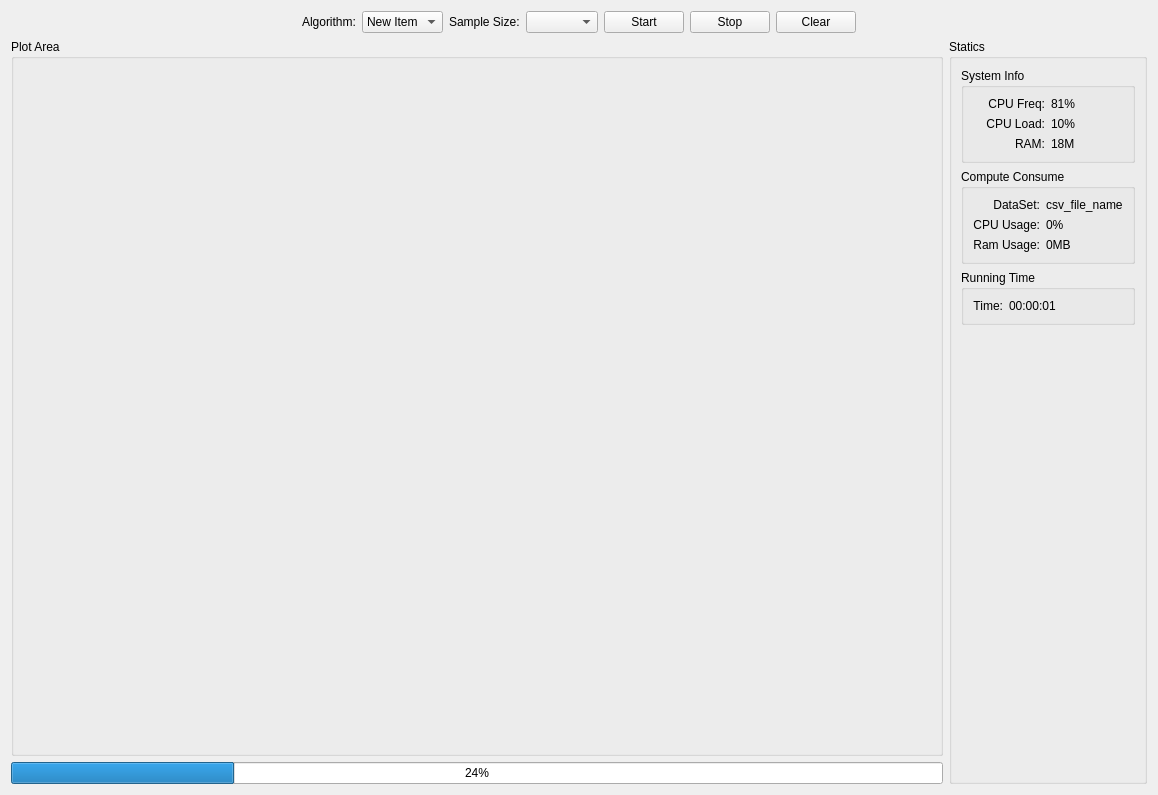
<?xml version="1.0" encoding="UTF-8"?>
<ui version="4.0">
 <class>Form</class>
 <widget class="QWidget" name="Form">
  <property name="geometry">
   <rect>
    <x>0</x>
    <y>0</y>
    <width>1158</width>
    <height>795</height>
   </rect>
  </property>
  <property name="windowTitle">
   <string>Form</string>
  </property>
  <layout class="QGridLayout" name="gridLayout_3">
   <item row="0" column="0">
    <layout class="QVBoxLayout" name="verticalLayout_3">
     <item>
      <layout class="QHBoxLayout" name="horizontalLayout_2">
       <item>
        <spacer name="horizontalSpacer_1">
         <property name="orientation">
          <enum>Qt::Horizontal</enum>
         </property>
         <property name="sizeHint" stdset="0">
          <size>
           <width>40</width>
           <height>20</height>
          </size>
         </property>
        </spacer>
       </item>
       <item>
        <widget class="QLabel" name="label_7">
         <property name="text">
          <string>Algorithm:</string>
         </property>
        </widget>
       </item>
       <item>
        <widget class="QComboBox" name="comb_algorithm">
         <item>
          <property name="text">
           <string>New Item</string>
          </property>
         </item>
         <item>
          <property name="text">
           <string>New Item</string>
          </property>
         </item>
         <item>
          <property name="text">
           <string>New Item</string>
          </property>
         </item>
        </widget>
       </item>
       <item>
        <widget class="QLabel" name="label_9">
         <property name="text">
          <string>Sample Size:</string>
         </property>
        </widget>
       </item>
       <item>
        <widget class="QComboBox" name="comb_size"/>
       </item>
       <item>
        <widget class="QPushButton" name="btn_start">
         <property name="text">
          <string>Start</string>
         </property>
        </widget>
       </item>
       <item>
        <widget class="QPushButton" name="btn_stop">
         <property name="text">
          <string>Stop</string>
         </property>
        </widget>
       </item>
       <item>
        <widget class="QPushButton" name="btn_clrear">
         <property name="text">
          <string>Clear</string>
         </property>
        </widget>
       </item>
       <item>
        <spacer name="horizontalSpacer_2">
         <property name="orientation">
          <enum>Qt::Horizontal</enum>
         </property>
         <property name="sizeHint" stdset="0">
          <size>
           <width>40</width>
           <height>20</height>
          </size>
         </property>
        </spacer>
       </item>
      </layout>
     </item>
     <item>
      <layout class="QHBoxLayout" name="horizontalLayout" stretch="1,0">
       <item>
        <layout class="QVBoxLayout" name="verticalLayout" stretch="0,1">
         <item>
          <widget class="QGroupBox" name="group_box_firgure">
           <property name="title">
            <string>Plot Area</string>
           </property>
          </widget>
         </item>
         <item>
          <widget class="QProgressBar" name="progress_bar">
           <property name="value">
            <number>24</number>
           </property>
           <property name="textVisible">
            <bool>true</bool>
           </property>
           <property name="orientation">
            <enum>Qt::Horizontal</enum>
           </property>
           <property name="invertedAppearance">
            <bool>false</bool>
           </property>
           <property name="textDirection">
            <enum>QProgressBar::TopToBottom</enum>
           </property>
           <property name="format">
            <string>%p%</string>
           </property>
          </widget>
         </item>
        </layout>
       </item>
       <item>
        <widget class="QGroupBox" name="group_box_info">
         <property name="title">
          <string>Statics</string>
         </property>
         <layout class="QGridLayout" name="gridLayout_2">
          <item row="1" column="0">
           <layout class="QVBoxLayout" name="verticalLayout_2">
            <item>
             <widget class="QGroupBox" name="group_box_cpu">
              <property name="title">
               <string>Compute Consume</string>
              </property>
              <layout class="QGridLayout" name="gridLayout_7">
               <item row="0" column="0">
                <layout class="QGridLayout" name="gridLayout_6" columnstretch="0,1">
                 <item row="0" column="0">
                  <widget class="QLabel" name="label_4">
                   <property name="text">
                    <string>DataSet:</string>
                   </property>
                   <property name="alignment">
                    <set>Qt::AlignRight|Qt::AlignTrailing|Qt::AlignVCenter</set>
                   </property>
                  </widget>
                 </item>
                 <item row="1" column="1">
                  <widget class="QLabel" name="label_my_cpu">
                   <property name="text">
                    <string>0%</string>
                   </property>
                  </widget>
                 </item>
                 <item row="1" column="0">
                  <widget class="QLabel" name="label_6">
                   <property name="text">
                    <string>CPU Usage:</string>
                   </property>
                   <property name="alignment">
                    <set>Qt::AlignRight|Qt::AlignTrailing|Qt::AlignVCenter</set>
                   </property>
                  </widget>
                 </item>
                 <item row="0" column="1">
                  <widget class="QLabel" name="label_dataset_name">
                   <property name="text">
                    <string>csv_file_name</string>
                   </property>
                   <property name="wordWrap">
                    <bool>true</bool>
                   </property>
                  </widget>
                 </item>
                 <item row="2" column="0">
                  <widget class="QLabel" name="label_8">
                   <property name="text">
                    <string>Ram Usage:</string>
                   </property>
                   <property name="alignment">
                    <set>Qt::AlignRight|Qt::AlignTrailing|Qt::AlignVCenter</set>
                   </property>
                  </widget>
                 </item>
                 <item row="2" column="1">
                  <widget class="QLabel" name="label_my_ram">
                   <property name="text">
                    <string>0MB</string>
                   </property>
                  </widget>
                 </item>
                </layout>
               </item>
              </layout>
             </widget>
            </item>
            <item>
             <widget class="QGroupBox" name="group_box_ram">
              <property name="title">
               <string>Running Time</string>
              </property>
              <layout class="QGridLayout" name="gridLayout_5">
               <item row="0" column="0">
                <layout class="QHBoxLayout" name="horizontalLayout_3" stretch="0,1">
                 <item>
                  <widget class="QLabel" name="label_3">
                   <property name="text">
                    <string>Time:</string>
                   </property>
                   <property name="alignment">
                    <set>Qt::AlignRight|Qt::AlignTrailing|Qt::AlignVCenter</set>
                   </property>
                  </widget>
                 </item>
                 <item>
                  <widget class="QLabel" name="label_time">
                   <property name="text">
                    <string>00:00:01</string>
                   </property>
                  </widget>
                 </item>
                </layout>
               </item>
              </layout>
             </widget>
            </item>
            <item>
             <spacer name="verticalSpacer">
              <property name="orientation">
               <enum>Qt::Vertical</enum>
              </property>
              <property name="sizeHint" stdset="0">
               <size>
                <width>20</width>
                <height>40</height>
               </size>
              </property>
             </spacer>
            </item>
           </layout>
          </item>
          <item row="0" column="0">
           <widget class="QGroupBox" name="groupBox">
            <property name="title">
             <string>System Info</string>
            </property>
            <layout class="QGridLayout" name="gridLayout_4">
             <item row="0" column="0">
              <layout class="QGridLayout" name="gridLayout" columnstretch="0,0">
               <item row="2" column="0">
                <widget class="QLabel" name="label_2">
                 <property name="text">
                  <string>RAM:</string>
                 </property>
                 <property name="alignment">
                  <set>Qt::AlignRight|Qt::AlignTrailing|Qt::AlignVCenter</set>
                 </property>
                </widget>
               </item>
               <item row="0" column="1">
                <widget class="QLabel" name="label_freq">
                 <property name="text">
                  <string>81%</string>
                 </property>
                </widget>
               </item>
               <item row="0" column="0">
                <widget class="QLabel" name="label">
                 <property name="text">
                  <string>CPU Freq:</string>
                 </property>
                 <property name="alignment">
                  <set>Qt::AlignRight|Qt::AlignTrailing|Qt::AlignVCenter</set>
                 </property>
                </widget>
               </item>
               <item row="2" column="1">
                <widget class="QLabel" name="label_ram">
                 <property name="text">
                  <string>18M</string>
                 </property>
                </widget>
               </item>
               <item row="1" column="0">
                <widget class="QLabel" name="label_5">
                 <property name="text">
                  <string>CPU Load:</string>
                 </property>
                 <property name="alignment">
                  <set>Qt::AlignRight|Qt::AlignTrailing|Qt::AlignVCenter</set>
                 </property>
                </widget>
               </item>
               <item row="1" column="1">
                <widget class="QLabel" name="label_cpu_load">
                 <property name="text">
                  <string>10%</string>
                 </property>
                </widget>
               </item>
              </layout>
             </item>
            </layout>
           </widget>
          </item>
         </layout>
        </widget>
       </item>
      </layout>
     </item>
    </layout>
   </item>
  </layout>
 </widget>
 <resources/>
 <connections/>
</ui>
